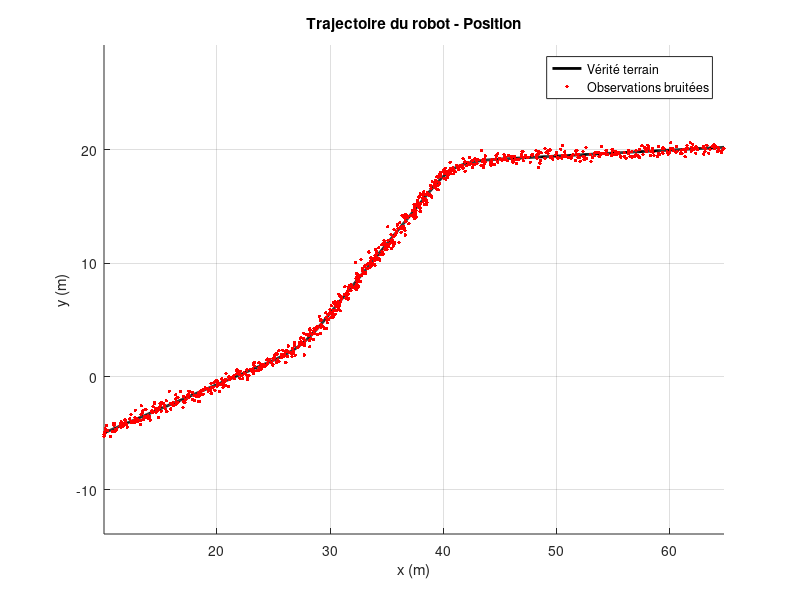
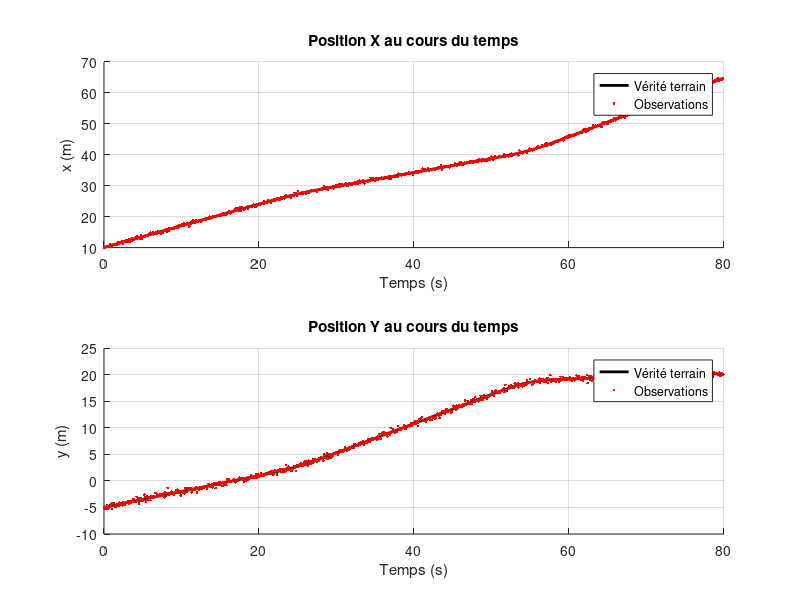
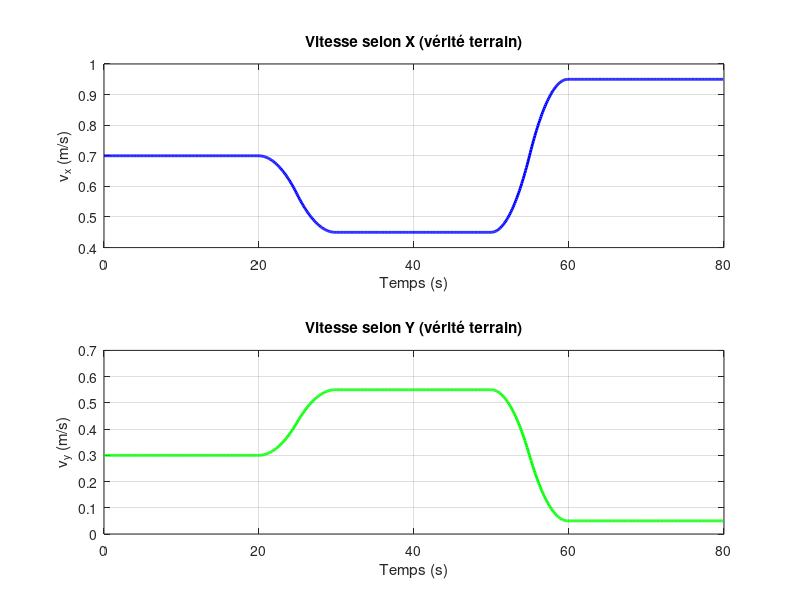

Write MATLAB code to recreate these figures, in order.
% Script de visualisation des données brutes - Exercice 1
clear all;
load('kf_linear_data_2.mat');

% Affichage des informations sur les données
disp('=== Informations sur les données ===');
disp(['Pas de temps (dt): ', num2str(dt), ' s']);
disp(['Nombre de pas de temps (T): ', num2str(size(groundtruth, 2))]);
disp('Variables d''état:');
disp(labels);
disp(' ');

% Figure 1: Trajectoire 2D
figure(1);
hold on;
plot(groundtruth(1,:), groundtruth(2,:), 'k-', 'LineWidth', 2, 'DisplayName', 'Vérité terrain');
plot(obspos(1,:), obspos(2,:), 'r.', 'MarkerSize', 8, 'DisplayName', 'Observations bruitées');
xlabel('x (m)');
ylabel('y (m)');
legend('Location', 'best');
axis equal;
grid on;
title('Trajectoire du robot - Position');
hold off;

% Figure 2: Position en fonction du temps
figure(2);
T = size(groundtruth, 2);
temps = (0:T-1) * dt;

subplot(2,1,1);
hold on;
plot(temps, groundtruth(1,:), 'k-', 'LineWidth', 2, 'DisplayName', 'Vérité terrain');
plot(temps, obspos(1,:), 'r.', 'MarkerSize', 6, 'DisplayName', 'Observations');
xlabel('Temps (s)');
ylabel('x (m)');
legend('Location', 'best');
grid on;
title('Position X au cours du temps');
hold off;

subplot(2,1,2);
hold on;
plot(temps, groundtruth(2,:), 'k-', 'LineWidth', 2, 'DisplayName', 'Vérité terrain');
plot(temps, obspos(2,:), 'r.', 'MarkerSize', 6, 'DisplayName', 'Observations');
xlabel('Temps (s)');
ylabel('y (m)');
legend('Location', 'best');
grid on;
title('Position Y au cours du temps');
hold off;

% Figure 3: Vitesses réelles
figure(3);
subplot(2,1,1);
plot(temps, groundtruth(3,:), 'b-', 'LineWidth', 2);
xlabel('Temps (s)');
ylabel('v_x (m/s)');
grid on;
title('Vitesse selon X (vérité terrain)');

subplot(2,1,2);
plot(temps, groundtruth(4,:), 'g-', 'LineWidth', 2);
xlabel('Temps (s)');
ylabel('v_y (m/s)');
grid on;
title('Vitesse selon Y (vérité terrain)');

disp('Visualisation terminée !');
